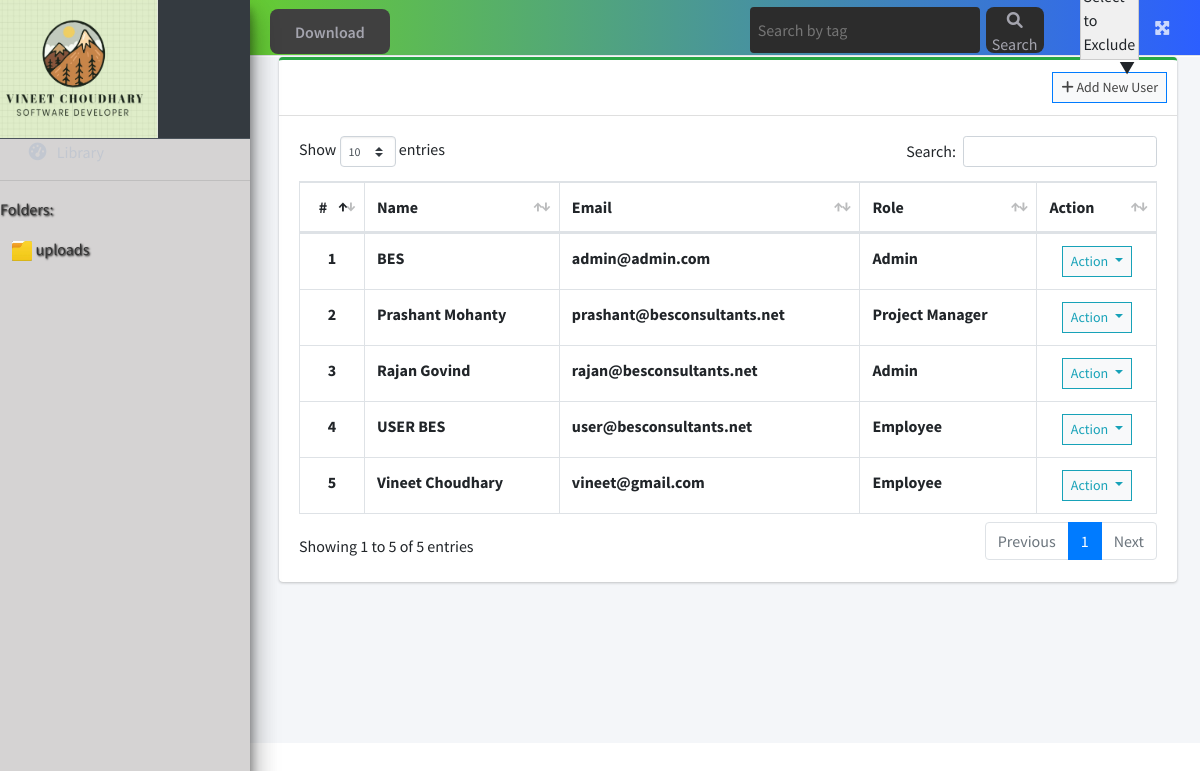
The app's page /index.php?page=user_list (signed in) with its own data.
### tables this page shows
CREATE TABLE `users` (
  `id` int(30) NOT NULL,
  `firstname` varchar(200) NOT NULL,
  `lastname` varchar(200) NOT NULL,
  `email` varchar(200) NOT NULL,
  `password` text NOT NULL,
  `type` tinyint(1) NOT NULL DEFAULT 2 COMMENT '1 = admin, 2 = staff',
  `avatar` text NOT NULL DEFAULT 'no-image-available.png',
  `date_created` datetime NOT NULL DEFAULT current_timestamp()
);

### user_list.php (the view, shortened to what this page needs)
<?php include'db_connect.php' ?>
<div class="col-lg-12">
	<div class="card card-outline card-success">
		<div class="card-header">
			<div class="card-tools">
				<a class="btn btn-block btn-sm btn-default btn-flat border-primary" href="./index.php?page=new_user"><i class="fa fa-plus"></i> Add New User</a>
			</div>
		</div>
		<div class="card-body">
			<table class="table tabe-hover table-bordered" id="list">
				<thead>
					<tr>
						<th class="text-center">#</th>
						<th>Name</th>
						<th>Email</th>
						<th>Role</th>
						<th>Action</th>
					</tr>
				</thead>
				<tbody>
					<?php
					$i = 1;
					$type = array('',"Admin","Project Manager","Employee");
					$qry = $conn->query("SELECT *,concat(firstname,' ',lastname) as name FROM users order by concat(firstname,' ',lastname) asc");
					while($row= $qry->fetch_assoc()):
					?>
					<tr>
						<th class="text-center"><?php echo $i++ ?></th>
						<td><b><?php echo ucwords($row['name']) ?></b></td>
						<td><b><?php echo $row['email'] ?></b></td>
						<td><b><?php echo $type[$row['type']] ?></b></td>
						<td class="text-center">
							<button type="button" class="btn btn-default btn-sm btn-flat border-info wave-effect text-info dropdown-toggle" data-toggle="dropdown" aria-expanded="true">
		                      Action
		                    </button>
						</td>
					</tr>
				<?php endwhile; ?>
				</tbody>
			</table>
		</div>
	</div>
</div>

### index.php (shortened to what this page needs)
<!DOCTYPE html>
<html lang="en">
<?php
	include 'header.php'
?>
<body class="hold-transition sidebar-mini layout-fixed layout-navbar-fixed layout-footer-fixed">
<div class="wrapper">
  <?php include 'topbar.php' ?>
  <?php include 'sidebar.php' ?>
  <div class="content-wrapper">
    <section class="content">
      <div class="container-fluid">
         <?php
            $page = isset($_GET['page']) ? $_GET['page'] : 'reports';
            if(!file_exists($page.".php")){
                include '404.html';
            }else{
            include $page.'.php';
            }
          ?>
      </div>
    </section>
  </div>
</div>
</body>
</html>

### header.php (shortened to what this page needs)
<head>
  <link rel="stylesheet" href="assets/plugins/fontawesome-free/css/all.min.css">
  <link rel="stylesheet" href="assets/plugins/overlayScrollbars/css/OverlayScrollbars.min.css">
  <link rel="stylesheet" href="assets/plugins/datatables-bs4/css/dataTables.bootstrap4.min.css">
  <link rel="stylesheet" href="assets/plugins/datatables-responsive/css/responsive.bootstrap4.min.css">
  <link rel="stylesheet" href="assets/plugins/datatables-buttons/css/buttons.bootstrap4.min.css">
  <link rel="stylesheet" href="assets/plugins/select2/css/select2.min.css">
  <link rel="stylesheet" href="assets/plugins/select2-bootstrap4-theme/select2-bootstrap4.min.css">
  <link rel="stylesheet" href="assets/plugins/sweetalert2-theme-bootstrap-4/bootstrap-4.min.css">
  <link rel="stylesheet" href="assets/plugins/toastr/toastr.min.css">
  <link rel="stylesheet" href="assets/plugins/dropzone/min/dropzone.min.css">
  <link rel="stylesheet" href="assets/dist/css/jquery.datetimepicker.min.css">
  <link rel="stylesheet" href="assets/plugins/icheck-bootstrap/icheck-bootstrap.min.css">
  <link rel="stylesheet" href="assets/plugins/bootstrap4-toggle/css/bootstrap4-toggle.min.css">
  <link rel="stylesheet" href="assets/dist/css/adminlte.min.css">
  <link rel="stylesheet" href="assets/dist/css/styles.css">
  <link rel="stylesheet" href="assets/plugins/summernote/summernote-bs4.min.css">
</head>

### sidebar.php (shortened to what this page needs)
<?php
$login_type = isset($_SESSION['login_type']) ? $_SESSION['login_type'] : null;
?>
<aside class="main-sidebar sidebar-dark-primary elevation-4" style="background-color: #d5d3d3">
    <div class="dropdown">
      <?php if($login_type == 1): ?>
        <a href="./index.php?page=left_view" class="brand-link" style="background-color: #404040">
        <img src='./upload/uploads/vineet logo.jpg' style='width: 14.5vw; height: 18vh; margin-left: -1.5vw; margin-top: -2vh; margin-bottom: -2vh; background: white;'>
        </a>
        <?php else: ?>
          <a href="./index.php?page=user_left_view" class="brand-link">
          <img src='./upload/uploads/vineet logo.jpg' style='width: 14vw; height: 18vh; margin-left: -1.5vw; margin-top: -2vh; margin-bottom: -2vh; background: white;'>
          </a>
          <?php endif; ?>
      </div>
    <div class="sidebar pb-4 mb-4" style="margin-top: 16vh;">
      <nav class="mt-2">
        <ul class="nav nav-pills nav-sidebar flex-column nav-flat" data-widget="treeview" role="menu" data-accordion="false">
        <li class="nav-item dropdown">
          <?php if($login_type == 1): ?>
            <a href="./index.php?page=left_view" class="nav-link nav-home" style="color: #333;">
              <i class="nav-icon fas fa-tachometer-alt"></i>
              <p>
                Library
              </p>
            </a>
          <?php else: ?>
            <a href="./index.php?page=user_left_view" class="nav-link nav-home">
              <i class="nav-icon fas fa-tachometer-alt"></i>
              <p>
              </p>
            </a>
          <?php endif; ?>
        </li>
        <?php if ($login_type != 1): ?>
          <div style="color: #333; text-shadow: 1px 1px 2px black; margin-top: -1vh;">
          <hr style="color: #333;">
          <p style="display: flex; flex: 1; text-align: left; color: #333;">Folders:</p>
          <?php
    $folderPath = './upload/';
    $folders = array_filter(glob($folderPath . '*'), 'is_dir');
    $selectedFolder = isset($_GET['folder']) ? $_GET['folder'] : '';
    foreach ($folders as $folder) {
        $folderName = basename($folder);
        $highlightStyle = ($folderName === $selectedFolder) ? 'background-color: darkcyan; color: black;' : '';
        echo "<div style='display: flex; align-items: center; margin-bottom: 10px; {$highlightStyle}'>
                 <a href='?folder=$folderName' style='text-decoration: none; color: black;'>
                     <img src='./upload/uploads/folder-icon.jpeg' style='width: 20px; height: 20px; margin-left: 1vw;'>
                 </a>
                 <a href='?folder=$folderName' style='text-decoration: none; color: #333; margin-left: 0.3vw;'>$folderName</a>
            </div>";
    }
    ?>
          </div>
          <?php endif; ?>
        </ul>
      </nav>
    </div>
  </aside>

### topbar.php (shortened to what this page needs)
<?php
include 'sidebar.php';
?>
<nav class="main-header navbar navbar-expand navbar-primary navbar-dark" style="background: linear-gradient(to right, #66cc33, #2c5fff);">
    <ul class="navbar-nav">
      <li>
      <div class="buttons-container" style="display: flex; align-items: center;">
      <button id="download-button"
          style="background-color: #404040; color: #a4a4ae; font-weight: 550; border: none; padding: 2px 25px; cursor: pointer; transition: background-color 0.15s, box-shadow 0.15s, color 0.15s, transform 0.15s, font-weight 0.15s; margin-top: 1vh; margin-left: 1vw; border-radius: 8px; height: 45px;"
          onmouseover="this.style.backgroundColor='#2db875'; this.style.color='#FFFFFF'; this.style.boxShadow='0 0 10px rgba(255, 255, 255, 0.5) inset'; this.style.transform='scale(1.05)'; this.style.fontWeight='650';"
          onmouseout="this.style.backgroundColor='#404040'; this.style.color='#a4a4ae'; this.style.boxShadow='none'; this.style.transform='scale(1)'; this.style.fontWeight='550';">
          Download
      </button>
    <link rel="stylesheet" href="https://cdnjs.cloudflare.com/ajax/libs/font-awesome/6.0.0/css/all.min.css" />
     <?php if($login_type != 1): ?>
     <div class="search-print-container" style="display: inline-block; margin-left: 30vw;">
       <form id="searchForm" method="get" action="./index.php">
         <input type="text" id="search" name="search" class="search-input" autocomplete="off" placeholder="Search by tag">
         <button type="submit" class="search">
            <i class="fas fa-search"></i>
            Search
         </button>
         <div class="custom-dropdown" style="margin-top: 15vh;">
    <div class="select-box" onclick="toggleDropdown()">Select to Exclude <span class="caret">&#9660;</span></div>
</div>
      </form>
     </div>
     <?php endif; ?>
    </div>
    </ul>
    <ul class="navbar-nav ml-auto">
      <li class="nav-item">
        <a class="nav-link" data-widget="fullscreen" href="#" role="button">
          <i class="fas fa-expand-arrows-alt"></i>
        </a>
      </li>
     <li class="nav-item dropdown">
            <a class="nav-link"  data-toggle="dropdown" aria-expanded="true" href="javascript:void(0)">
            </a>
      </li>
    </ul>
  </nav>

### topbar.php (style rules this page uses)
.search-print-container { display: inline-block; margin-left: 10vw; }
#searchForm { display: flex; align-items: center; margin-top: -13.5vh; position: relative; }
.search-input { width: 230px; height: 46px; padding: 5px 25px 5px 5px; background-color: #2C2C2C; color: white; border: 3px solid #2c2c2c; border-radius: 0.5vh; transition: background-color 0.3s, filter 0.3s; background-position: right top; margin-right: 0.5vw; margin-top: 15vh; margin-bottom: 1vh; }
.search::before { content: ""; position: absolute; top: 0; left: 0; width: 100%; height: 100%; background-color: rgba(255, 255, 255, 0.2); z-index: -1; opacity: 0; transition: opacity 0.3s; transition: background-color 0.3s, filter 0.3s; }
.search { background-color: #2C2C2C; color: #a4a4ae; border: none; border-radius: 8px; cursor: pointer; position: relative; height: 46px; margin-top: 14vh; }
.custom-dropdown .select-box { padding: 10px; background-color: #f0f0f0; cursor: pointer; border: 1px solid #ccc; user-select: none; padding: 3px; margin-left: 3vw; margin-top: -1vh; }
.custom-dropdown .caret { float: right; margin-left: 5px; }

### records on screen
users: name "BES", email "admin@admin.com", type "Admin"
users: name "Prashant Mohanty", email "prashant@besconsultants.net", type "Project Manager"
users: name "Rajan Govind", email "rajan@besconsultants.net", type "Admin"
users: name "USER BES", email "user@besconsultants.net", type "Employee"
users: name "Vineet Choudhary", email "vineet@gmail.com", type "Employee"

### other values on screen
$folderName "uploads"
